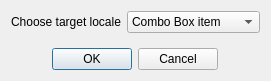
<?xml version="1.0" encoding="UTF-8"?>
<ui version="4.0">
 <class>ChooseLocaleDialog</class>
 <widget class="QDialog" name="ChooseLocaleDialog">
  <property name="geometry">
   <rect>
    <x>0</x>
    <y>0</y>
    <width>271</width>
    <height>81</height>
   </rect>
  </property>
  <property name="sizePolicy">
   <sizepolicy hsizetype="Maximum" vsizetype="Maximum">
    <horstretch>0</horstretch>
    <verstretch>0</verstretch>
   </sizepolicy>
  </property>
  <property name="windowTitle">
   <string>Dialog</string>
  </property>
  <layout class="QVBoxLayout" name="verticalLayout">
   <item>
    <layout class="QFormLayout" name="formLayout_2">
     <item row="0" column="0">
      <widget class="QLabel" name="ChooseLocaleLable">
       <property name="text">
        <string>Choose target locale</string>
       </property>
      </widget>
     </item>
     <item row="0" column="1">
      <widget class="QComboBox" name="localeComboBox">
       <item>
        <property name="text">
         <string>Combo Box item</string>
        </property>
       </item>
      </widget>
     </item>
    </layout>
   </item>
   <item alignment="Qt::AlignHCenter">
    <widget class="QDialogButtonBox" name="DialogButtons">
     <property name="standardButtons">
      <set>QDialogButtonBox::Cancel|QDialogButtonBox::Ok</set>
     </property>
    </widget>
   </item>
  </layout>
 </widget>
 <resources/>
 <connections>
  <connection>
   <sender>DialogButtons</sender>
   <signal>accepted()</signal>
   <receiver>ChooseLocaleDialog</receiver>
   <slot>accept()</slot>
   <hints>
    <hint type="sourcelabel">
     <x>202</x>
     <y>66</y>
    </hint>
    <hint type="destinationlabel">
     <x>194</x>
     <y>90</y>
    </hint>
   </hints>
  </connection>
  <connection>
   <sender>DialogButtons</sender>
   <signal>rejected()</signal>
   <receiver>ChooseLocaleDialog</receiver>
   <slot>reject()</slot>
   <hints>
    <hint type="sourcelabel">
     <x>97</x>
     <y>58</y>
    </hint>
    <hint type="destinationlabel">
     <x>79</x>
     <y>113</y>
    </hint>
   </hints>
  </connection>
 </connections>
</ui>
